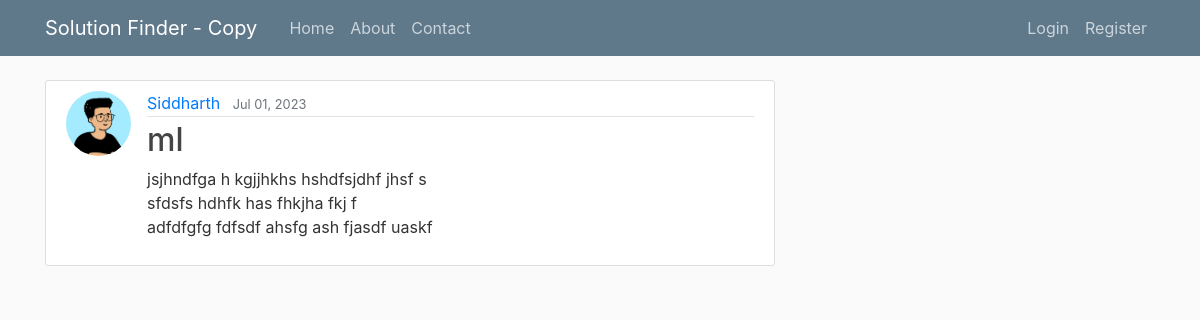
The app's page /post/2/ with its own data.
### blog/models.py (models this page shows, shortened)
class Post(models.Model):
    title = models.CharField(max_length=100)
    content = models.TextField()
    date_posted = models.DateTimeField(default=timezone.now)
    author = models.ForeignKey(User, on_delete=models.CASCADE)

### users/models.py (models this page shows, shortened)
class Profile(models.Model):
    user = models.OneToOneField(User, on_delete=models.CASCADE)
    role = models.CharField(max_length=10, default='Alumni')
    image = models.ImageField(default='default.png', upload_to='profile_pics')

### blog/views.py (the view)
# urls.py: path('post/<int:pk>/', PostDetailView.as_view(), name='post-detail'),  # pk: primary key
class PostDetailView(DetailView):
    model = Post

### blog/templates/blog/post_detail.html (shortened to what this page needs)
{% extends "blog/base.html" %}
{% block content %}
    <article class="media content-section">
        <img class="rounded-circle article-img" src="{{ object.author.profile.image.url }}">
        <div class="media-body">
            <div class="article-metadata">
                <a class="mr-2" href="{% url 'user-posts' object.author.username %}">{{ object.author }}</a>
                <small class="text-muted">{{ object.date_posted|date:"M d, Y" }}</small>
            </div>
            <h2 class="article-title">{{ object.title }}</h2>
            <p class="article-content">{{ object.content }}</p>
        </div>
    </article>
{% endblock content %}

### blog/static/blog/main.css (style rules this page uses)
body { background: #fafafa; color: #333333; margin-top: 5rem; }
h1, h2, h3, h4, h5, h6 { color: #444444; }
.content-section { background: #ffffff; padding: 10px 20px; border: 1px solid #dddddd; border-radius: 3px; margin-bottom: 20px; }
.article-title { color: #444444; }
.article-content { white-space: pre-line; }
.article-img { height: 65px; width: 65px; margin-right: 16px; }
.article-metadata { padding-bottom: 1px; margin-bottom: 4px; border-bottom: 1px solid #e3e3e3 }

### records on screen
Post: author.profile.image (picture), author "Siddharth", date_posted "Jul 01, 2023", title "ml", content "jsjhndfga h kgjjhkhs hshdfsjdhf jhsf s sfdsfs hdhfk has fhkjha fkj f adfdfgfg fdfsdf ahsfg ash fjasdf uaskf"
